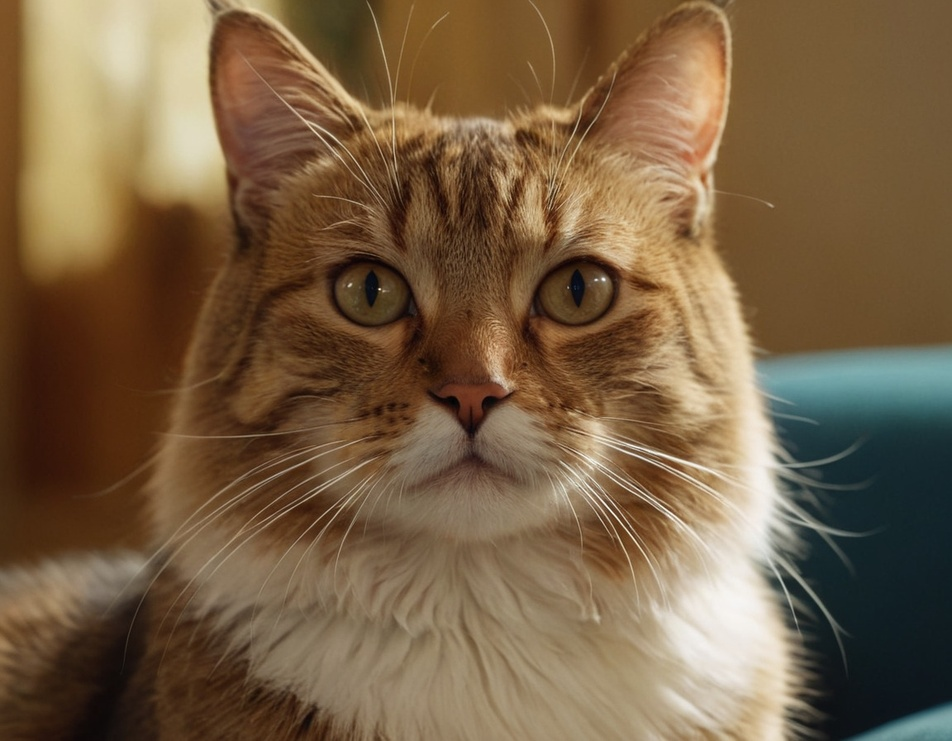
#> input picture Vision_Compuntacional/gato2.jpeg, 952 x 741 px, shrunk from 1152 x 896 before the run
$ python ejem_05.py
#> lines starting #> are read from the running program, lines starting #| are printed output that depends on the picture
import cv2
img = cv2.imread('gato2.jpeg')
#> img is the input picture: shape (741, 952, 3); mean B, G, R 68.2, 96.2, 119.7
cv2.imshow('Original', img)
b, g, r = cv2.split(img)
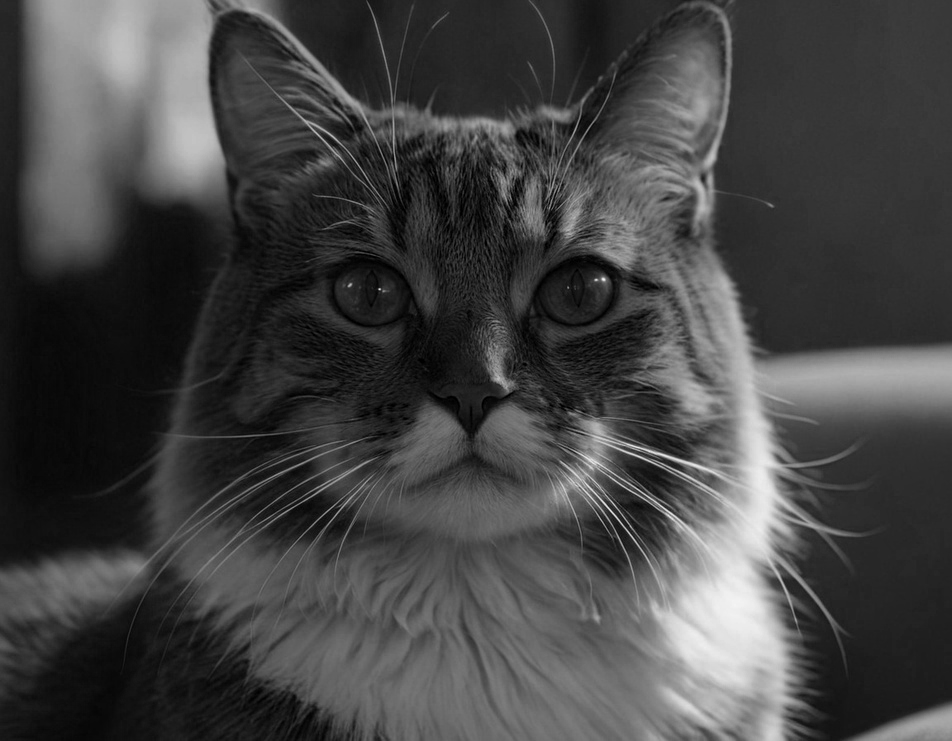
#> b: shape (741, 952); min 0, max 245, mean 68.2
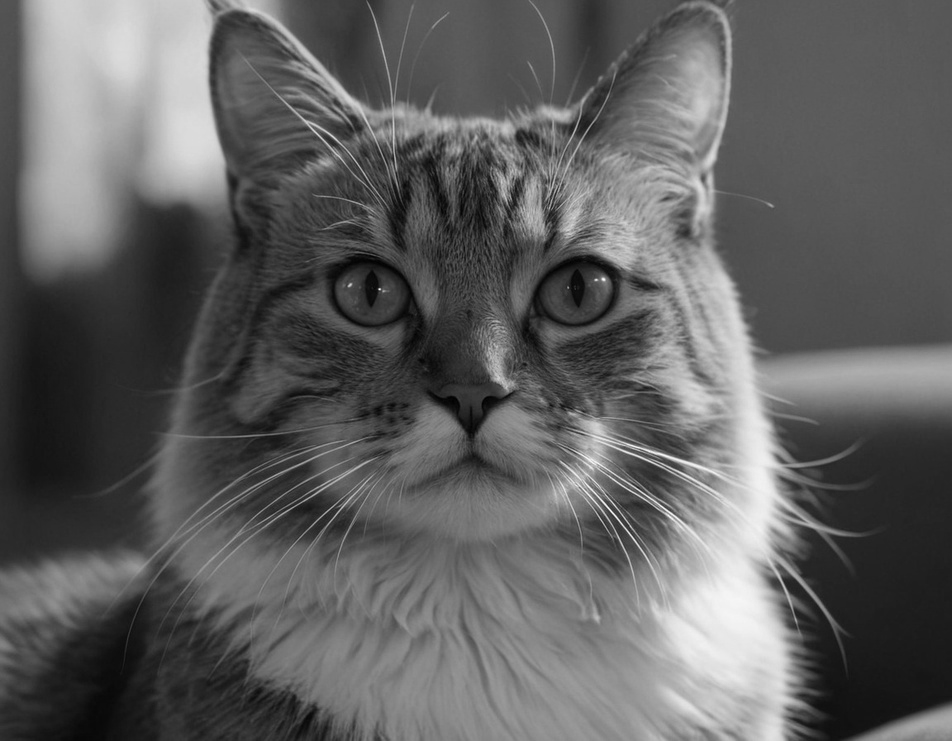
#> g: shape (741, 952); min 0, max 254, mean 96.2
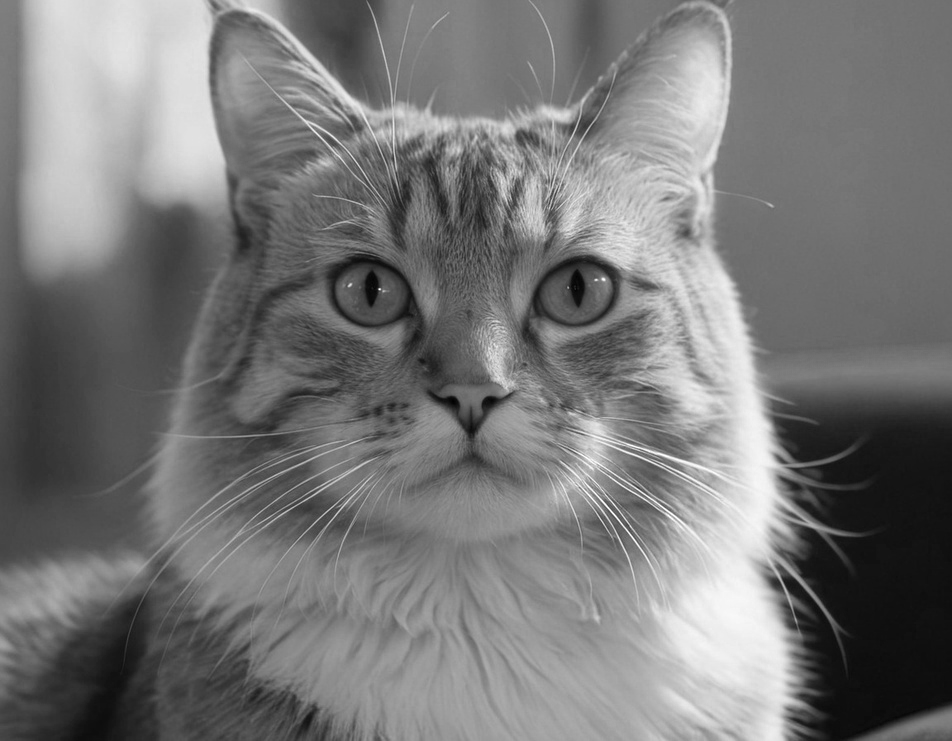
#> r: shape (741, 952); min 0, max 255, mean 119.7
cv2.imshow('Canal Azul', b)
cv2.imshow('Canal Verde', g)
cv2.imshow('Canal Rojo', r)
cv2.waitKey(0)
cv2.destroyAllWindows()

$ run again, with Vision_Compuntacional/2.jpg copied over Vision_Compuntacional/gato2.jpeg
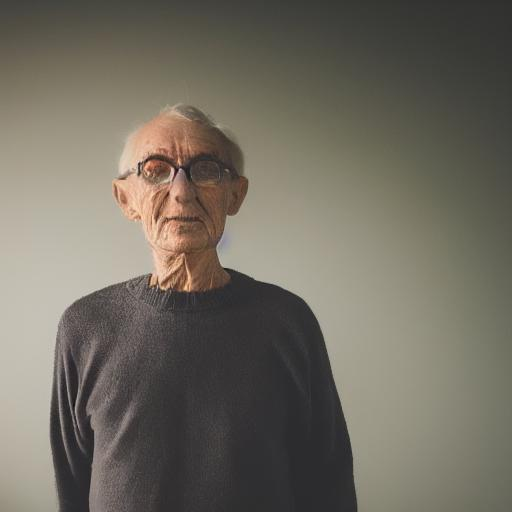
#> input picture Vision_Compuntacional/2.jpg, 512 x 512 px
#> img is the input picture: shape (512, 512, 3); mean B, G, R 97.2, 108.3, 113.2
#> `b, g, r = cv2.split(img)`:
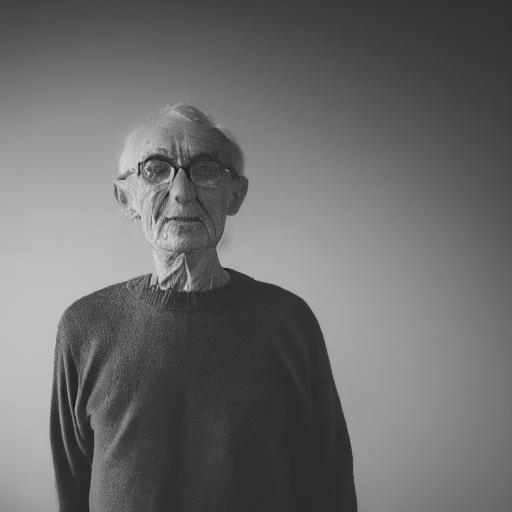
#> g: shape (512, 512); min 11, max 216, mean 108.3
#> `b, g, r = cv2.split(img)`:
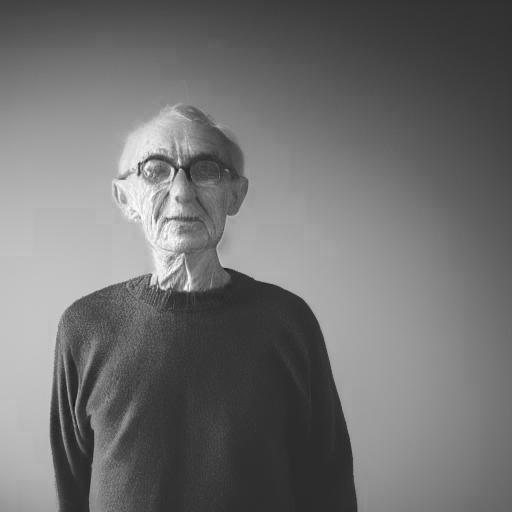
#> r: shape (512, 512); min 17, max 255, mean 113.2
